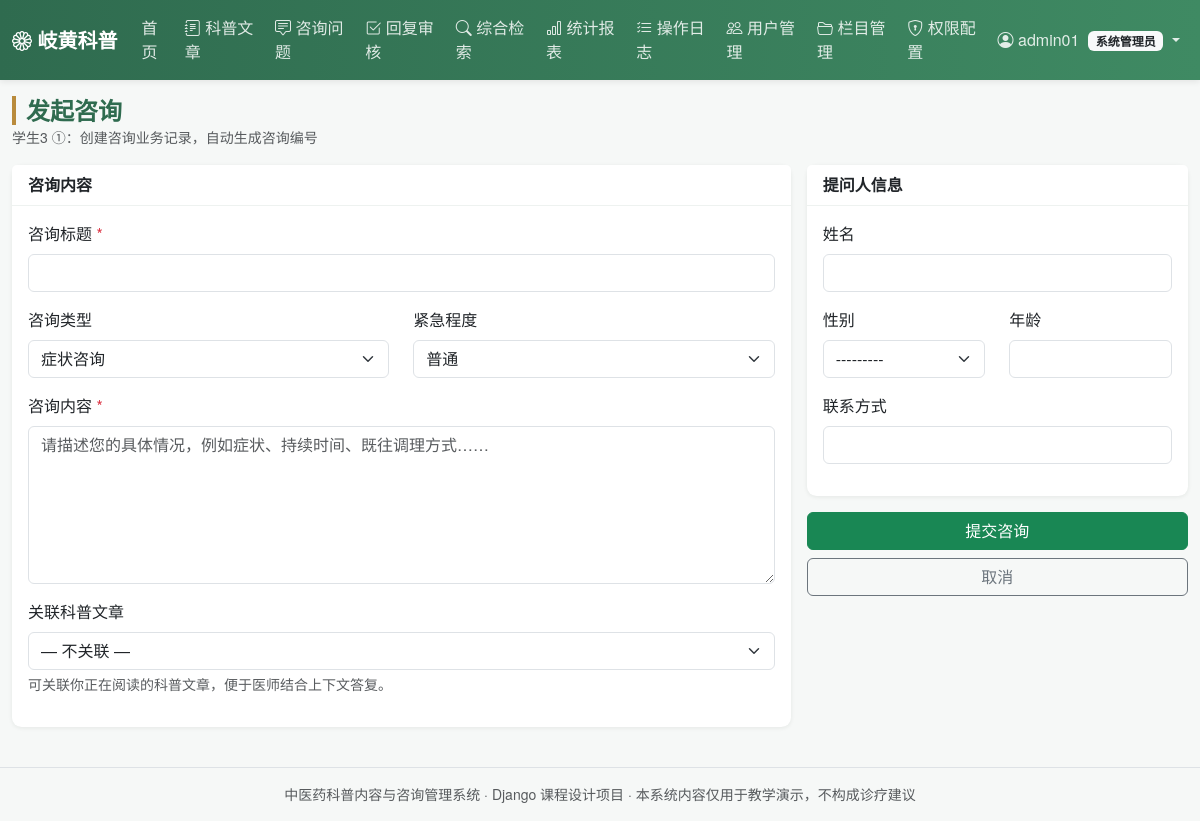
Page /consult/create/ (signed in) on the committed database.
### main_app/models.py (models this page shows, shortened)
class Menu(models.Model):
    name = models.CharField('菜单名称', max_length=50)
    code = models.CharField('权限编码', max_length=50, unique=True,
                            help_text='与装饰器 module_required 使用的编码一致')
    url_name = models.CharField('对应路由名', max_length=100, blank=True)
    icon = models.CharField('图标类名', max_length=50, blank=True, default='bi-grid')
    roles = models.CharField('可见角色', max_length=100, default='admin,editor,consultant,user',
                             help_text='逗号分隔：admin,editor,consultant,user')
    order = models.IntegerField('排序', default=0)
    is_active = models.BooleanField('启用', default=True)
    class Meta:
        verbose_name = '菜单权限'
        verbose_name_plural = '菜单权限'
        ordering = ['order', 'id']
    @property
    def role_list(self):
        return [r.strip() for r in self.roles.split(',') if r.strip()]
    def visible_to(self, role):
        return self.is_active and role in self.role_list

### main_app/views.py (the view, shortened to what this page needs)
# urls.py: path('consult/create/', views.consult_create, name='consult_create'),
@login_required
@module_required('consult_manage')
def consult_create(request):
    initial = {}
    art_id = request.GET.get('article')
    if art_id:
        initial['related_article'] = art_id
    form = ConsultForm(request.POST or None, initial=initial)
    return render(request, 'consult/form.html', {'form': form})

### main_app/context_processors.py (called while the page is built)
def menu_permissions(request):
    user = getattr(request, 'user', None)
    role = 'anonymous'
    profile = None
    if user and user.is_authenticated:
        if user.is_superuser:
            role = 'admin'
        else:
            profile = getattr(user, 'profile', None)
            role = profile.role if profile else 'user'
    menus = [m for m in Menu.objects.filter(is_active=True) if m.visible_to(role)]
    return {
        'nav_menus': menus,
        'current_role': role,
        'current_role_label': ROLE_LABELS.get(role, role),
        'profile': profile,
    }

### main_app/models.py (called while the page is built)
    def __str__(self):
        return self.title

### main_app/permissions.py (called while the page is built)
def role_of(user):
    if not user.is_authenticated:
        return 'anonymous'
    if user.is_superuser:
        return 'admin'
    p = get_profile(user)
    return p.role if p else 'user'

def module_required(code):
    def decorator(view_func):
        @login_required
        @wraps(view_func)
        def _wrapped(request, *args, **kwargs):
            from .models import Menu
            menu = Menu.objects.filter(code=code).first()
            if menu is None or menu.visible_to(role_of(request.user)):
                return view_func(request, *args, **kwargs)
            messages.error(request, '当前角色未开通该菜单权限。')
            return redirect('main_app:index')
        return _wrapped
    return decorator

### templates/consult/form.html (shortened to what this page needs)
{% extends 'base.html' %}
{% block page_title %}{% if obj %}维护咨询明细{% else %}发起咨询{% endif %}{% endblock %}
{% block page_desc %}学生3 {% if obj %}②：维护明细数据（受理人 / 状态 / 内容修正）{% else %}①：创建咨询业务记录，自动生成咨询编号{% endif %}{% endblock %}
{% block content %}
<form method="post">
    <div class="row g-3">
        <div class="col-lg-8">
            <div class="card">
                <div class="card-header">咨询内容</div>
                <div class="card-body">
                    <div class="mb-3">
                        <label class="form-label">咨询标题 <span class="text-danger">*</span></label>
                        {{ form.title }}
                    </div>
                    <div class="row">
                        <div class="col-md-6 mb-3">
                            <label class="form-label">咨询类型</label>
                            {{ form.consult_type }}
                        </div>
                        <div class="col-md-6 mb-3">
                            <label class="form-label">紧急程度</label>
                            {{ form.urgency }}
                        </div>
                    </div>
                    <div class="mb-3">
                        <label class="form-label">咨询内容 <span class="text-danger">*</span></label>
                        {{ form.content }}
                    </div>
                    <div class="mb-3">
                        <label class="form-label">关联科普文章</label>
                        {{ form.related_article }}
                        <div class="form-text">可关联你正在阅读的科普文章，便于医师结合上下文答复。</div>
                    </div>
                </div>
            </div>
        </div>
        <div class="col-lg-4">
            <div class="card mb-3">
                <div class="card-header">提问人信息</div>
                <div class="card-body">
                    <div class="mb-3">
                        <label class="form-label">姓名</label>
                        {{ form.asker_name }}
                    </div>
                    <div class="row">
                        <div class="col-6 mb-3">
                            <label class="form-label">性别</label>
                            {{ form.asker_gender }}
                        </div>
                        <div class="col-6 mb-3">
                            <label class="form-label">年龄</label>
                            {{ form.asker_age }}
                        </div>
                    </div>
                    <div class="mb-3">
                        <label class="form-label">联系方式</label>
                        {{ form.contact }}
                    </div>
                </div>
            </div>
            <div class="d-grid gap-2">
                <button class="btn btn-success" type="submit">{% if obj %}保存明细{% else %}提交咨询{% endif %}</button>
                <a class="btn btn-outline-secondary"
                   href="{% if obj %}{% url 'main_app:consult_detail' obj.pk %}{% else %}{% url 'main_app:consult_list' %}{% endif %}">取消</a>
            </div>
        </div>
    </div>
</form>
{% endblock %}

### templates/base.html (shortened to what this page needs)
{% load static %}<!DOCTYPE html>
<html lang="zh-CN">
<head>
    <link href="https://cdn.jsdelivr.net/npm/bootstrap@5.3.3/dist/css/bootstrap.min.css" rel="stylesheet">
    <link href="https://cdn.jsdelivr.net/npm/bootstrap-icons@1.11.3/font/bootstrap-icons.css" rel="stylesheet">
    <link href="{% static 'css/style.css' %}" rel="stylesheet">
</head>
<body>
<nav class="navbar navbar-expand-lg navbar-dark tcm-navbar sticky-top">
    <div class="container-fluid">
        <a class="navbar-brand fw-bold" href="{% url 'main_app:index' %}">
            <i class="bi bi-flower1"></i> 岐黄科普
        </a>
        <div class="collapse navbar-collapse" id="navMenu">
            <ul class="navbar-nav me-auto">
                <li class="nav-item">
                    <a class="nav-link {% if request.resolver_match.url_name == 'index' %}active{% endif %}"
                       href="{% url 'main_app:index' %}">首页</a>
                </li>
                {% for m in nav_menus %}
                    <li class="nav-item">
                        <a class="nav-link" href="{% if m.url_name %}{% url m.url_name %}{% else %}#{% endif %}">
                            <i class="bi {{ m.icon|default:'bi-grid' }}"></i> {{ m.name }}
                        </a>
                    </li>
                {% endfor %}
            </ul>
            <ul class="navbar-nav">
                {% if user.is_authenticated %}
                    <li class="nav-item dropdown">
                        <a class="nav-link dropdown-toggle" href="#" data-bs-toggle="dropdown">
                            <i class="bi bi-person-circle"></i>
                            {% if profile %}{{ profile.display_name }}{% else %}{{ user.username }}{% endif %}
                            <span class="badge bg-light text-dark ms-1">{{ current_role_label }}</span>
                        </a>
                    </li>
                {% else %}
                    <li class="nav-item"><a class="nav-link" href="{% url 'main_app:login' %}">登录</a></li>
                    <li class="nav-item"><a class="btn btn-sm btn-light ms-2 mt-1" href="{% url 'main_app:register' %}">注册</a></li>
                {% endif %}
            </ul>
        </div>
    </div>
</nav>
<div class="container-fluid py-3">
    <div class="d-flex justify-content-between align-items-center mb-3">
        <div>
            <h4 class="mb-0 page-title">{% block page_title %}{% endblock %}</h4>
            <small class="text-muted">{% block page_desc %}{% endblock %}</small>
        </div>
    </div>
    {% block content %}{% endblock %}
</div>
<footer class="text-center text-muted py-3 small border-top mt-4">
    中医药科普内容与咨询管理系统 · Django 课程设计项目 · 本系统内容仅用于教学演示，不构成诊疗建议
</footer>
</body>
</html>

### static/css/style.css (style rules this page uses)
:root { --tcm-green: #2f6b4f; --tcm-green-light: #e8f3ee; --tcm-gold: #b98b3c; }
body { background: #f6f8f7; font-family: "Microsoft YaHei", "PingFang SC", "Helvetica Neue", sans-serif; color: #24312b; }
.tcm-navbar { background: linear-gradient(90deg, var(--tcm-green), #3f8a63); box-shadow: 0 2px 6px rgba(0, 0, 0, .08); }
.tcm-navbar .nav-link { color: rgba(255, 255, 255, .85); }
.page-title { font-weight: 700; color: var(--tcm-green); border-left: 4px solid var(--tcm-gold); padding-left: 10px; }
.card { border: none; box-shadow: 0 1px 4px rgba(20, 40, 30, .08); border-radius: .6rem; }
.card-header { background: #fff; border-bottom: 1px solid #eef2f0; font-weight: 600; }

### rows in the picture
Menu: name "科普文章"
Menu: name "咨询问题"
Menu: name "回复审核"
Menu: name "综合检索"
Menu: name "统计报表"
Menu: name "操作日志"
Menu: name "用户管理"
Menu: name "栏目管理"
Menu: name "权限配置"

### other values in the picture
{{ user.username }} "admin01"
{{ current_role_label }} "系统管理员"
